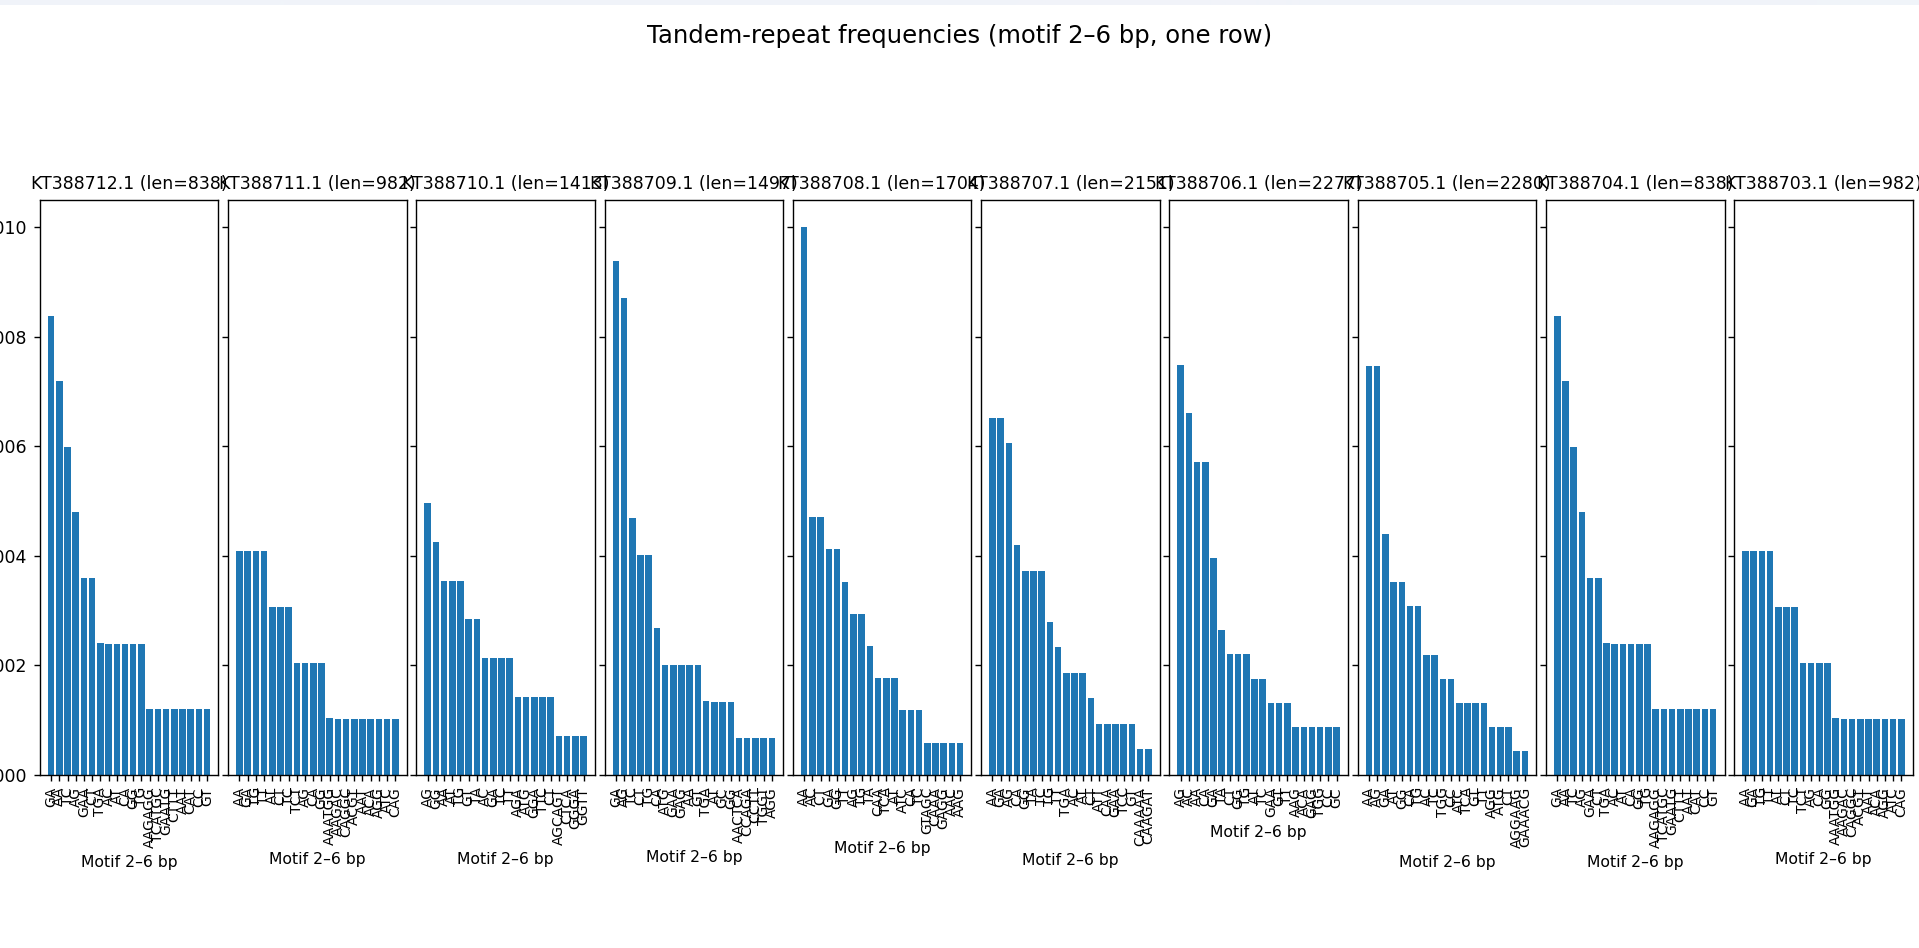

This figure's Python source:
import re, argparse
from collections import Counter
from Bio import SeqIO
import matplotlib.pyplot as plt

def load_multifasta(path):
    out=[]
    for rec in SeqIO.parse(path,"fasta"):
        out.append((rec.id, re.sub(r"[^ACGTN]","",str(rec.seq).upper())))
    if not out: raise RuntimeError("No sequences in FASTA.")
    return out

def find_tandem_repeat_blocks(seq,k_min=2,k_max=6,min_copies=2):
    valid=set("ACGT"); s=seq.upper(); n=len(s)
    blocks=Counter(); i=0
    while i<n:
        advanced=False
        for k in range(k_min,k_max+1):
            if i+k*min_copies>n: continue
            m=s[i:i+k]
            if set(m)-valid: continue
            copies=1; j=i+k
            while j+k<=n and s[j:j+k]==m: copies+=1; j+=k
            if copies>=min_copies:
                blocks[m]+=1; i=j; advanced=True; break
        if not advanced: i+=1
    return blocks

def freqs(blocks, L, min_copies):
    return {m: c/max(1, L-len(m)*min_copies+1) for m,c in blocks.items()}

def main():
    p=argparse.ArgumentParser(description="One-row plots of tandem-repeat frequencies (motif 2..6 bp).")
    p.add_argument("--fasta", default=r"C:\Users\Abd\Desktop\sdm\BioInformatics\sequence.fasta")
    p.add_argument("--kmin", type=int, default=2)         
    p.add_argument("--kmax", type=int, default=6)
    p.add_argument("--min-copies", type=int, default=2)
    p.add_argument("--influenza-n", type=int, default=10)
    p.add_argument("--topn", type=int, default=20)
    a=p.parse_args()

    recs=load_multifasta(a.fasta)
    idx=next((i for i,(_,s) in enumerate(recs) if 100<=len(s)<=3000), None)
    if idx is None: raise RuntimeError("No 100–3000 nt sequence found.")
    seq_list=[recs[idx]]+ [r for i,r in enumerate(recs) if i!=idx][:a.influenza_n]

    panels=[]
    for hdr,seq in seq_list:
        b=find_tandem_repeat_blocks(seq,a.kmin,a.kmax,a.min_copies)
        f=freqs(b,len(seq),a.min_copies)
        items=sorted(f.items(), key=lambda kv:(-kv[1],kv[0]))[:a.topn]
        labels=[m for m,_ in items]; values=[v for _,v in items]
        panels.append((hdr,len(seq),labels,values))

    n=len(panels)
    fig,axes=plt.subplots(1,n, figsize=(max(8,4*n),5), sharey=True)
    if n==1: axes=[axes]
    for ax,(hdr,L,labels,vals) in zip(axes,panels):
        ax.bar(range(len(vals)), vals)
        ax.set_xticks(range(len(labels))); ax.set_xticklabels(labels, rotation=90, fontsize=8)
        ax.set_title(f"{hdr} (len={L})", fontsize=10)
        ax.set_xlabel("Motif 2–6 bp", fontsize=9)
    axes[0].set_ylabel("Frequency (blocks / (len - k*min + 1))", fontsize=9)
    fig.suptitle("Tandem-repeat frequencies (motif 2–6 bp, one row)", fontsize=14)
    fig.tight_layout(rect=[0,0,1,0.93]); plt.show()

if __name__=="__main__": main()
